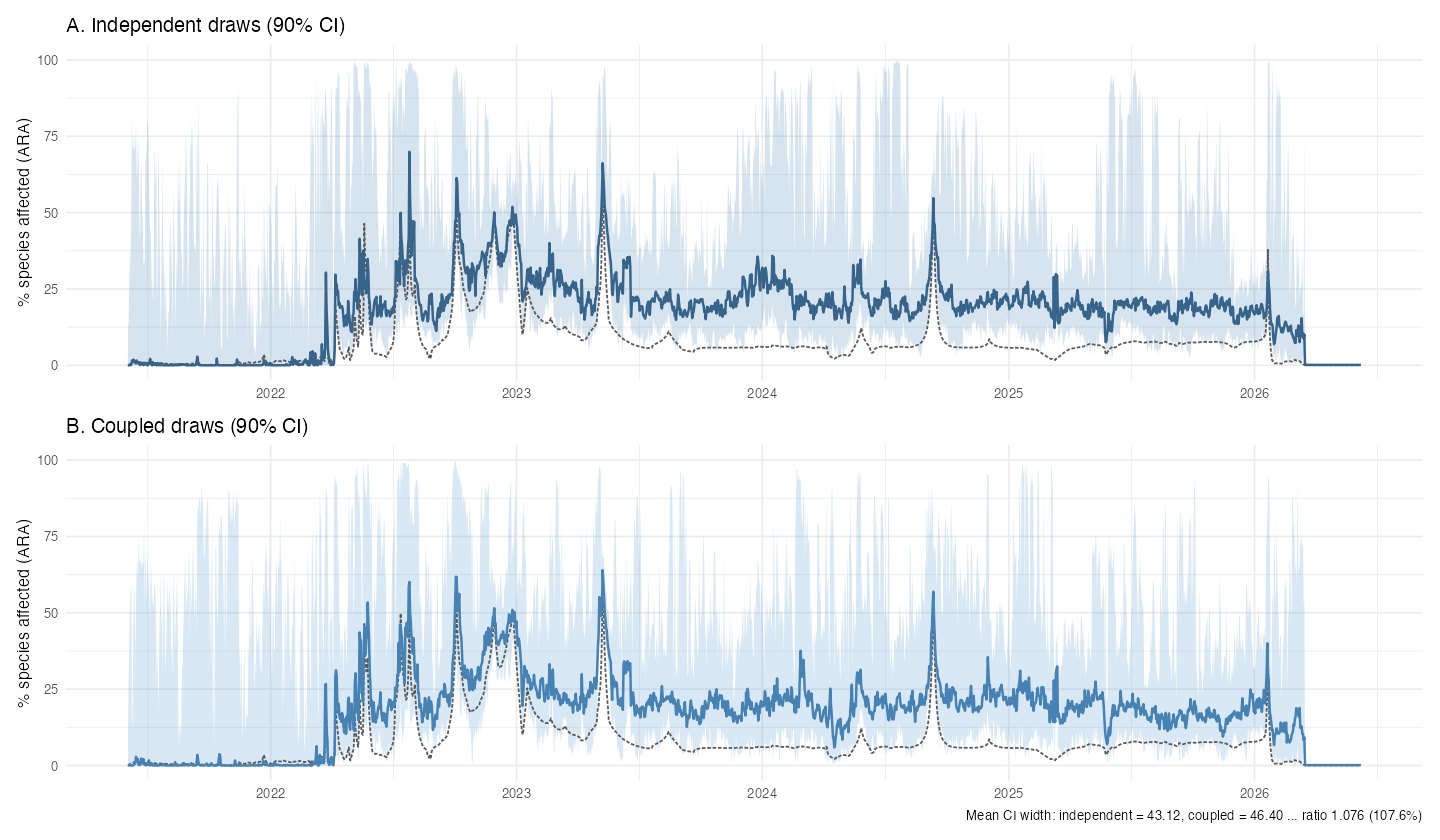

Reproduce this figure in R.
#!/usr/bin/env Rscript
# Issue #32: visual before/after comparison of independent vs coupled 90% credible
# bands on B.S01 (ARA path).
#
# Two stacked panels (A: independent draws, B: coupled draws), grey-dashed
# deterministic centre, 90% credible ribbon, and median line.  A caption reports
# the mean CI width ratio (coupled/independent).
#
#   Rscript dev/bs01_coupling_compare.R  (first run: slow — two draw sets)

suppressMessages({ library(dplyr); library(ggplot2); devtools::load_all(".", quiet = TRUE) })
options(leachatetools.guideline_dir = "guideline data")

CACHE        <- "test data/bs01_v3_cache.qs2"
DRAWS_INDEP  <- "dev/bs01_kalman_draws_ara_indep.qs2"
DRAWS_COUP   <- "dev/bs01_kalman_draws_ara_coupled.qs2"
CENTRE       <- "dev/bs01_kalman_centre.qs2"
OUT_PNG      <- "dev/bs01_coupling_compare.png"

N_DRAWS <- 20L
SEED    <- 42L

cc <- qs2::qs_read(CACHE)
da <- cc$daily_args

## ── Generate draws (cached) ───────────────────────────────────────────────────
run_draws <- function(couple) {
  args                  <- da
  args$ndraws           <- N_DRAWS
  args$seed             <- SEED
  args$return           <- "draws"
  args$couple_residuals <- couple
  args$grab_cv          <- 0.15
  suppressMessages(do.call(amspaf_daily, args))
}

if (!file.exists(DRAWS_INDEP)) {
  cat("Independent draws ...\n")
  qs2::qs_save(run_draws(FALSE), DRAWS_INDEP)
  gc()
}
if (!file.exists(DRAWS_COUP)) {
  cat("Coupled draws ...\n")
  qs2::qs_save(run_draws(TRUE), DRAWS_COUP)
  gc()
}

## ── Deterministic centre ──────────────────────────────────────────────────────
if (file.exists(CENTRE)) {
  ctr_cache <- qs2::qs_read(CENTRE)
  centre    <- ctr_cache$ara |> dplyr::select("date", "amspaf")
} else {
  cat("Computing deterministic centre (point mode) ...\n")
  centre <- suppressMessages(do.call(amspaf_daily, da)) |>
    dplyr::select("date", "amspaf")
}

## ── Summarise draws at 90% interval ──────────────────────────────────────────
summarise_draws <- function(path) {
  qs2::qs_read(path) |>
    dplyr::group_by(date) |>
    dplyr::summarise(
      amspaf_median = median(amspaf, na.rm = TRUE),
      amspaf_lower  = quantile(amspaf, 0.05, na.rm = TRUE),
      amspaf_upper  = quantile(amspaf, 0.95, na.rm = TRUE),
      .groups = "drop"
    )
}

summ_indep <- summarise_draws(DRAWS_INDEP)
summ_coup  <- summarise_draws(DRAWS_COUP)

## ── Width ratio (for caption) ─────────────────────────────────────────────────
width_indep <- mean(summ_indep$amspaf_upper - summ_indep$amspaf_lower, na.rm = TRUE)
width_coup  <- mean(summ_coup$amspaf_upper  - summ_coup$amspaf_lower,  na.rm = TRUE)
ratio       <- width_coup / width_indep
shift       <- mean(summ_coup$amspaf_median - summ_indep$amspaf_median, na.rm = TRUE)

## ── Join centre ───────────────────────────────────────────────────────────────
df_indep <- dplyr::left_join(summ_indep, dplyr::rename(centre, amspaf_centre = "amspaf"), by = "date")
df_coup  <- dplyr::left_join(summ_coup,  dplyr::rename(centre, amspaf_centre = "amspaf"), by = "date")

ymax <- max(c(df_indep$amspaf_upper, df_coup$amspaf_upper), na.rm = TRUE)
ylim <- ggplot2::ylim(0, ymax)

START <- min(centre$date, na.rm = TRUE)
END   <- max(centre$date, na.rm = TRUE)
xlim  <- ggplot2::scale_x_date(limits = c(START, END))
thm   <- ggplot2::theme_minimal(base_size = 10)
ylab  <- "% species affected (ARA)"
cap   <- sprintf("Mean CI width: independent = %.2f, coupled = %.2f — ratio %.3f (%.1f%%)",
                 width_indep, width_coup, ratio, 100 * ratio)

pA <- ggplot(df_indep, aes(date)) +
  geom_ribbon(aes(ymin = amspaf_lower, ymax = amspaf_upper), fill = "steelblue", alpha = 0.22) +
  geom_line(aes(y = amspaf_centre), colour = "grey35", linetype = "21", linewidth = 0.5) +
  geom_line(aes(y = amspaf_median), colour = "steelblue4", linewidth = 0.7) +
  xlim + ylim +
  labs(title = "A. Independent draws (90% CI)", x = NULL, y = ylab) +
  thm

pB <- ggplot(df_coup, aes(date)) +
  geom_ribbon(aes(ymin = amspaf_lower, ymax = amspaf_upper), fill = "steelblue3", alpha = 0.22) +
  geom_line(aes(y = amspaf_centre), colour = "grey35", linetype = "21", linewidth = 0.5) +
  geom_line(aes(y = amspaf_median), colour = "steelblue", linewidth = 0.7) +
  xlim + ylim +
  labs(title = "B. Coupled draws (90% CI)", x = NULL, y = ylab, caption = cap) +
  thm

g <- if (requireNamespace("patchwork", quietly = TRUE)) {
  patchwork::wrap_plots(pA, pB, ncol = 1)
} else {
  gridExtra::grid.arrange(pA, pB, ncol = 1)
}
ggsave(OUT_PNG, g, width = 12, height = 7, dpi = 120)
cat("WROTE", OUT_PNG, "\n")

## ── Console report ────────────────────────────────────────────────────────────
cat(sprintf("\nMean CI width (independent): %5.1f\n", width_indep))
cat(sprintf("Mean CI width (coupled):     %5.1f\n", width_coup))
cat(sprintf("Width ratio (coupled/indep): %5.3f\n", ratio))
cat(sprintf("Median shift (coupled centre - indep centre): %5.1f (should be ~0 by construction)\n", shift))
